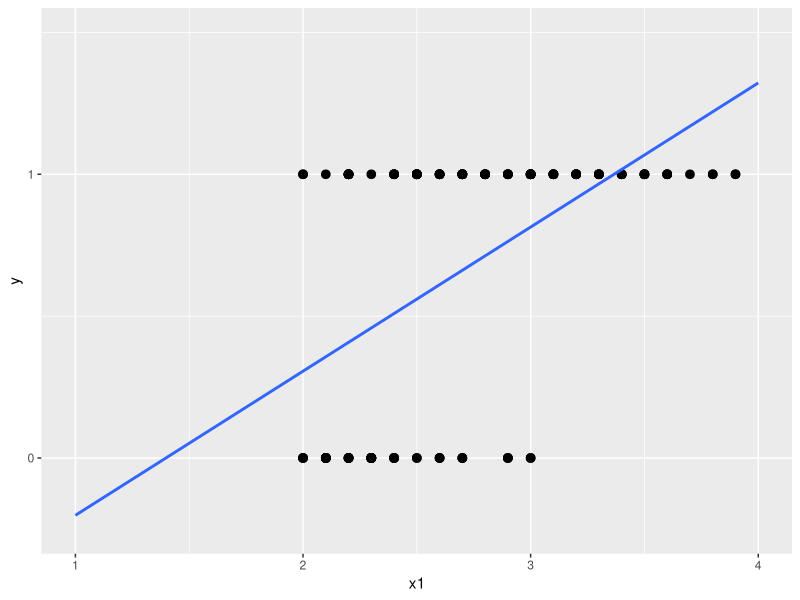
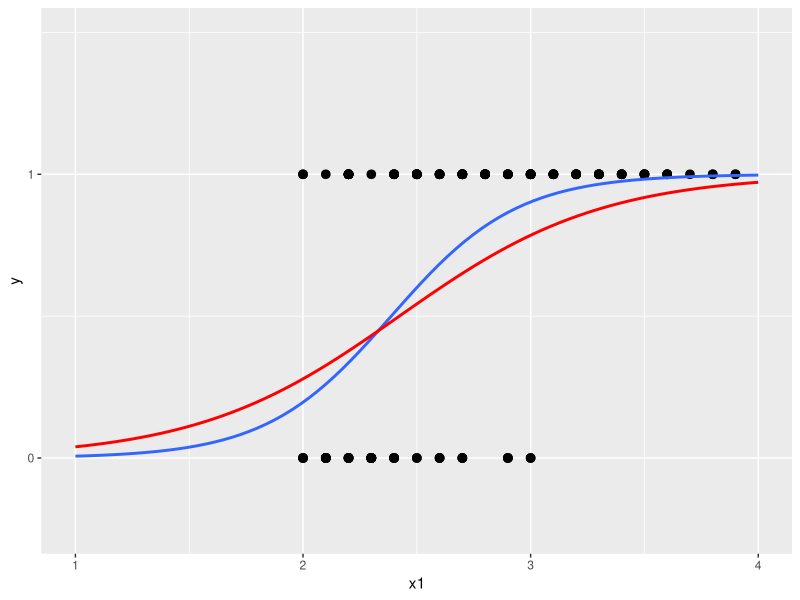

Reproduce these figures in R, in order.
## ---- chunk 1
knitr::opts_chunk$set(echo = TRUE)
## ---- chunk 2
library(ggplot2)
data(cats, package = "MASS")
cats$Sex <- as.numeric(factor(cats$Sex, labels = c(0,1))) - 1
ggplot(cats, aes(y = Sex, x = Bwt)) + 
    geom_point(size = 2.6) +
    geom_smooth(method = "lm", se = F, fullrange = T) +
    scale_x_continuous(limits = c(1,4)) +
    scale_y_continuous(limits = c(-0.25,1.5), breaks = c(0,1)) +
    labs(x = "x1", y = "y")
## ---- chunk 3
library(ggplot2)
data(cats, package = "MASS")
cats$Sex <- as.numeric(as.character(factor(cats$Sex, labels = c(0,1))))
ggplot(cats, aes(y = Sex, x = Bwt)) + 
    geom_point(size = 2.6) +
    geom_smooth(method = "glm", se = F, fullrange = T,
                method.args = list(family = "binomial")) +
    geom_smooth(data = cats[1:95,], method = "glm", se = F, fullrange = T,
                method.args = list(family = "binomial"), color = "red") +
    scale_x_continuous(limits = c(1,4)) +
    scale_y_continuous(limits = c(-0.25,1.5), breaks = c(0,1)) +
    labs(x = "x1", y = "y")
## ---- chunk 4
print.logitMod <- function(x, ...){
    
    cat("Call: ", paste0(deparse(x$call)), fill = TRUE)
    
    cat("\n\nCoefficients:\n")
    
    print.default(format(coef(x)[,1], digits = 4L),
                  print.gap = 1L, quote = FALSE, right = TRUE)
    
    cat("\nDegrees of Freedom: ", x$dfNull, 
        " Total (i.e. Null); ", x$dfRes, " Residual")
    
    # Berechnung von null deviance, residual deviance & aic
    nullDeviance <- -2 * x$nullModell$maxLogLikeValue
    x$nullDeviance <- nullDeviance
    residualDeviance <- -2 * x$maxLogLikeValue
    x$residualDeviance <- residualDeviance
    x_AIC <- (-2*x$maxLogLikeValue + 2*ncol(x$X))
    x$AIC <- x_AIC
    
    cat("\nNull Deviance:\t", round(nullDeviance,1))
    cat("\nResidual Deviance:", round(residualDeviance,1), "\t", 
        "AIC: ", round(x_AIC,1), "\n") 
    
    cat("\nNumber of Fisher Scoring iterations: ", x$anzahlIteration, "\n")
    
    # invisibly return linMod object
    invisible(x)
    
}
## ---- chunk 5
summary.logitMod <- function(object, ...) {
    
    # Koeffizienten Standardfehler
    object$betaStandardError  <- as.matrix(sqrt(diag(object$vcov)))
    
    # z-Statistik
    zStat <- object$coefficients / object$betaStandardError
    object$zStat <- zStat
    
    # p-Werte
    pValue <- 2 * pnorm(-abs(zStat))
    object$pValue <- pValue
    
    # Zusammenfassung der Werte für die Koeffizienten
    object$coefficients <- cbind("Estimate" = object$coefficients[,],
                            "Std. error" = object$betaStandardError[,],
                            "z value" = object$zStat[,],
                            "Pr(>|z|)" = object$pValue[,])
    
    # Berechnung von nullDeviance, residualDeviance & aic
    nullDeviance <- -2 * object$nullModell$maxLogLikeValue
    object$nullDeviance <- nullDeviance
    residualDeviance <- -2 * object$maxLogLikeValue
    object$residualDeviance <- residualDeviance
    x_AIC <- (-2*object$maxLogLikeValue + 2*ncol(object$X))
    object$AIC <- x_AIC
    
    class(object) <- "summary.logitMod"
    
    return(object)
    
}
